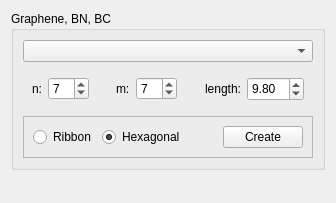
              <widget class="QWidget" name="page_17">
               <property name="geometry">
                <rect>
                 <x>0</x>
                 <y>0</y>
                 <width>336</width>
                 <height>203</height>
                </rect>
               </property>
               <attribute name="label">
                <string>2D (surface)</string>
               </attribute>
               <layout class="QVBoxLayout" name="verticalLayout_27">
                <item>
                 <widget class="QGroupBox" name="groupBox_30">
                  <property name="title">
                   <string>Graphene, BN, BC</string>
                  </property>
                  <layout class="QVBoxLayout" name="verticalLayout_11">
                   <item>
                    <widget class="QComboBox" name="model_2d_type"/>
                   </item>
                   <item>
                    <widget class="QFrame" name="frame_81">
                     <property name="frameShape">
                      <enum>QFrame::NoFrame</enum>
                     </property>
                     <property name="frameShadow">
                      <enum>QFrame::Raised</enum>
                     </property>
                     <layout class="QHBoxLayout" name="horizontalLayout_76">
                      <item>
                       <widget class="QLabel" name="label_75">
                        <property name="text">
                         <string>n:</string>
                        </property>
                       </widget>
                      </item>
                      <item>
                       <widget class="QSpinBox" name="FormActionsPreLineGraphene_n">
                        <property name="value">
                         <number>7</number>
                        </property>
                       </widget>
                      </item>
                      <item>
                       <spacer name="horizontalSpacer_39">
                        <property name="orientation">
                         <enum>Qt::Horizontal</enum>
                        </property>
                        <property name="sizeHint" stdset="0">
                         <size>
                          <width>40</width>
                          <height>20</height>
                         </size>
                        </property>
                       </spacer>
                      </item>
                      <item>
                       <widget class="QLabel" name="label_76">
                        <property name="text">
                         <string>m:</string>
                        </property>
                       </widget>
                      </item>
                      <item>
                       <widget class="QSpinBox" name="FormActionsPreLineGraphene_m">
                        <property name="value">
                         <number>7</number>
                        </property>
                       </widget>
                      </item>
                      <item>
                       <spacer name="horizontalSpacer_40">
                        <property name="orientation">
                         <enum>Qt::Horizontal</enum>
                        </property>
                        <property name="sizeHint" stdset="0">
                         <size>
                          <width>40</width>
                          <height>20</height>
                         </size>
                        </property>
                       </spacer>
                      </item>
                      <item>
                       <widget class="QLabel" name="label_77">
                        <property name="text">
                         <string>length:</string>
                        </property>
                       </widget>
                      </item>
                      <item>
                       <widget class="QDoubleSpinBox" name="FormActionsPreLineGraphene_len">
                        <property name="minimumSize">
                         <size>
                          <width>0</width>
                          <height>24</height>
                         </size>
                        </property>
                        <property name="maximumSize">
                         <size>
                          <width>16777215</width>
                          <height>16777215</height>
                         </size>
                        </property>
                        <property name="locale">
                         <locale language="English" country="UnitedStates"/>
                        </property>
                        <property name="singleStep">
                         <double>0.500000000000000</double>
                        </property>
                        <property name="value">
                         <double>9.800000000000001</double>
                        </property>
                       </widget>
                      </item>
                     </layout>
                    </widget>
                   </item>
                   <item>
                    <widget class="QFrame" name="frame_12">
                     <property name="minimumSize">
                      <size>
                       <width>0</width>
                       <height>0</height>
                      </size>
                     </property>
                     <property name="frameShape">
                      <enum>QFrame::StyledPanel</enum>
                     </property>
                     <property name="frameShadow">
                      <enum>QFrame::Raised</enum>
                     </property>
                     <layout class="QHBoxLayout" name="horizontalLayout_177">
                      <item>
                       <widget class="QRadioButton" name="generate_2d_ribbon">
                        <property name="text">
                         <string>Ribbon</string>
                        </property>
                       </widget>
                      </item>
                      <item>
                       <widget class="QRadioButton" name="radioButton_4">
                        <property name="text">
                         <string>Hexagonal</string>
                        </property>
                        <property name="checked">
                         <bool>true</bool>
                        </property>
                       </widget>
                      </item>
                      <item>
                       <spacer name="horizontalSpacer_42">
                        <property name="orientation">
                         <enum>Qt::Horizontal</enum>
                        </property>
                        <property name="sizeHint" stdset="0">
                         <size>
                          <width>40</width>
                          <height>20</height>
                         </size>
                        </property>
                       </spacer>
                      </item>
                      <item>
                       <widget class="QPushButton" name="generate_2d_model">
                        <property name="text">
                         <string>Create</string>
                        </property>
                       </widget>
                      </item>
                     </layout>
                    </widget>
                   </item>
                  </layout>
                 </widget>
                </item>
                <item>
                 <spacer name="verticalSpacer_14">
                  <property name="orientation">
                   <enum>Qt::Vertical</enum>
                  </property>
                  <property name="sizeHint" stdset="0">
                   <size>
                    <width>20</width>
                    <height>387</height>
                   </size>
                  </property>
                 </spacer>
                </item>
               </layout>
              </widget>
